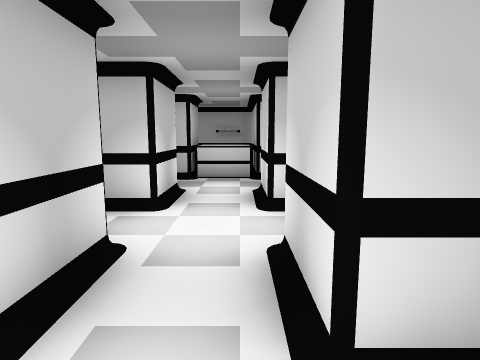
[1] (above)

16 first-person views from a walk through a 3-D level made in the Unity game engine. The camera is 1.3 m above the floor, tilts 8° down and sees 75° across. Doors are open. The floor is counted in squares, 1 m on a side. Each view is taken from the middle of a square. On the plan, view 1 faces up. The plan holds only what a view shows up to about 14 squares ahead; the rest is blank. The place goes on beyond the plan. The player is left out.

[2]
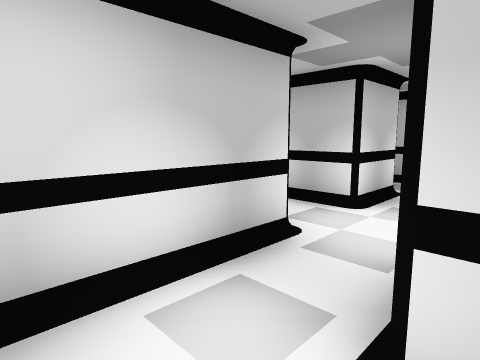

[3]
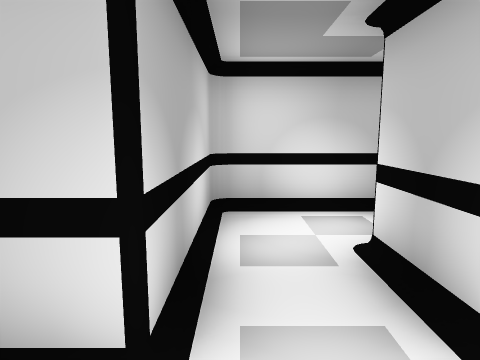

[4]
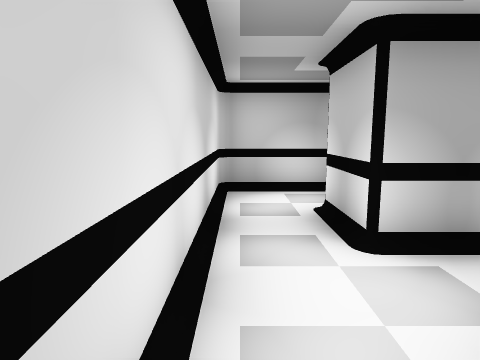

[5]
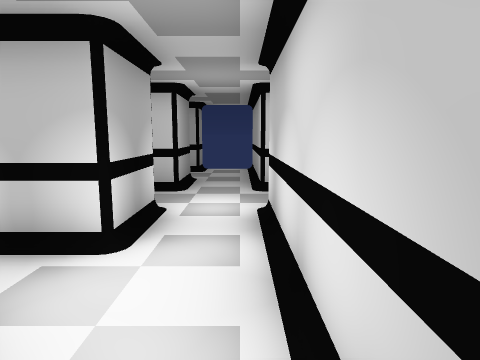

[6]
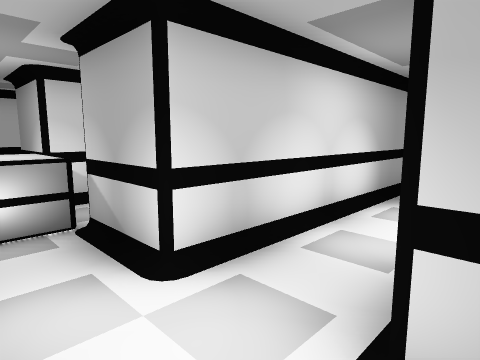

[7]
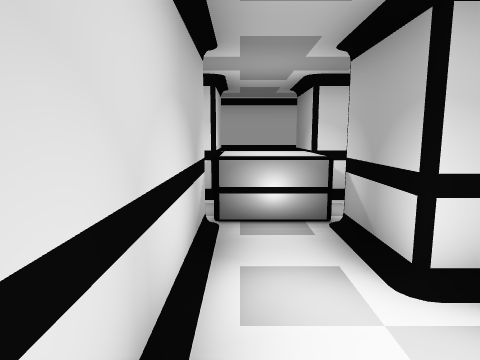

[8]
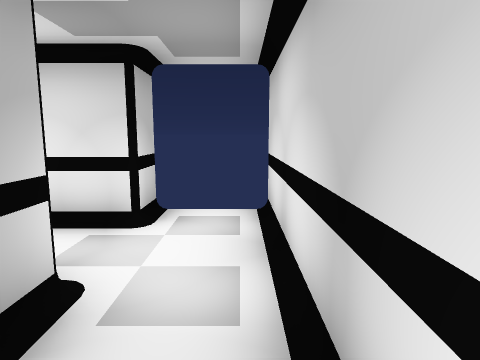

[9]
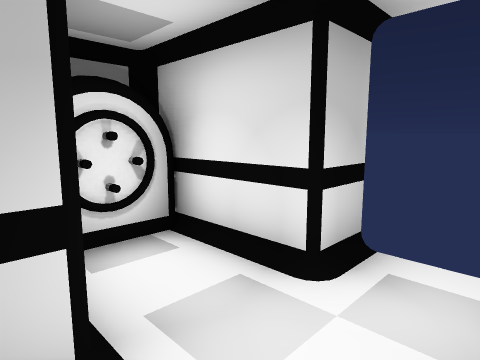

[10]
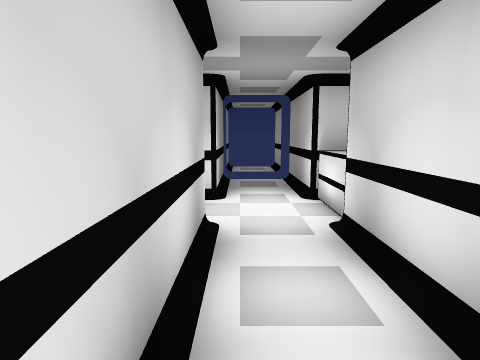

[11]
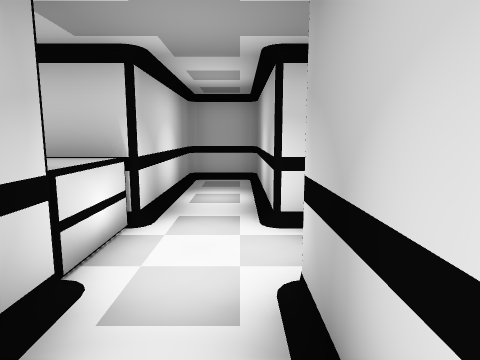

[12]
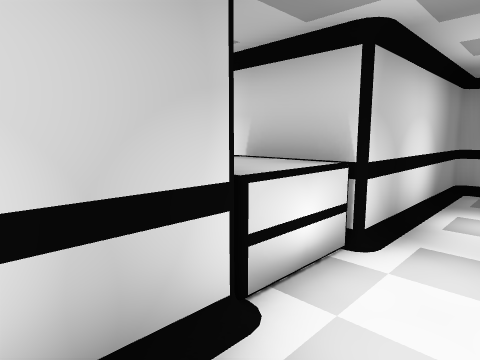

[13]
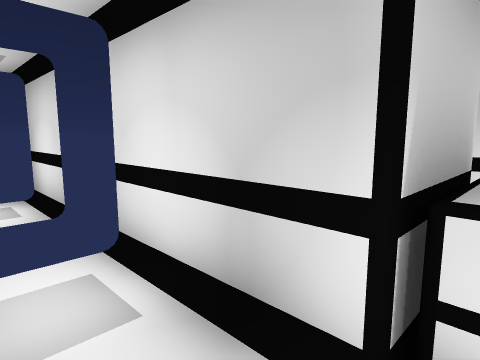

[14]
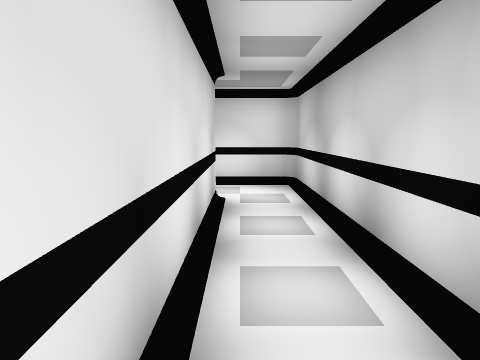

[15]
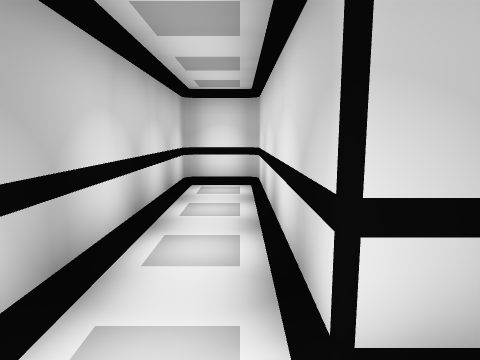

[16]
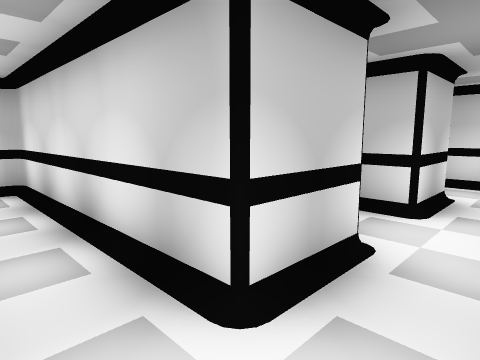

### Floor plan
Ten units are one square. View 1 is at (0, 0); x grows to the right and y downward. Boxes are objects, and circles mark ways between rooms. Rooms are numbered by the first view taken in them; rooms with no view inside come last. Other rooms are left out.
<svg viewBox="-75 -126 165 176">
<path fill="none" stroke="#000" d="M-15 -35 -15 5 5 5M5 -15 5 -35M25 -15 5 -15M5 5 25 5 25 25M45 25 45 -15M45 -55 5 -55M5 -35 25 -35 25 -15M45 -15 45 -35M65 -55 45 -55M85 -28 85 -35M45 -35 65 -35M-35 -35 -15 -35M-15 -55 -65 -55M-54 -13 -41 -13M-66 -35 -55 -35 -55 -10M-15 -115 -15 -95 -45 -95M5 -55 5 -75 53 -75M-45 -75 -15 -75 -15 -55M52 -95 5 -95 5 -121M55 -77 55 -92M25 25 -45 25 -45 45 45 45 45 25"/>
<rect x="65" y="-55" width="20" height="20" fill="#bbb"><title>box</title></rect>
<rect x="-15" y="-115" width="20" height="20" fill="#bbb"><title>box</title></rect>
<circle cx="15" cy="-5" r="3" fill="#2a7"/>
<circle cx="-5" cy="-25" r="3" fill="#2a7"/>
<circle cx="35" cy="-25" r="3" fill="#2a7"/>
<circle cx="35" cy="15" r="3" fill="#2a7"/>
<circle cx="55" cy="-45" r="3" fill="#2a7"/>
<circle cx="15" cy="-45" r="3" fill="#2a7"/>
<circle cx="-5" cy="-65" r="3" fill="#2a7"/>
<text x="-10" y="-20">1</text>
<text x="30" y="0">2</text>
<text x="30" y="-40">3</text>
<text x="70" y="-40">4</text>
<text x="-30" y="-40">5</text>
<text x="0" y="-90">6</text>
<text x="0" y="30">7</text>
</svg>
Room 1 opens to room 2. Room 1 opens to room 5. Room 2 opens to room 3. Room 2 opens to room 7. Room 3 opens to room 4. Room 3 opens to room 5. Room 5 opens to room 6.

Where each view was taken, in squares from view 1:
view 1: 0 up, 0 right, facing up
view 2: 0 up, 1 right, facing up-left
view 3: 0 up, 4 right, facing left
view 4: 3 up, 4 right, facing down
view 5: 5 up, 6 right, facing left
view 6: 5 up, 2 right, facing down-right
view 7: 5 up, 2 right, facing right
view 8: 5 up, 1 left, facing left
view 9: 5 up, 3 left, facing down-left
view 10: 8 up, 5 right, facing left
view 11: 8 up, 4 left, facing right
view 12: 8 up, 3 left, facing up-right
view 13: 8 up, 1 left, facing up-left
view 14: 3 down, 4 left, facing right
view 15: 3 down, 4 right, facing left
view 16: 4 down, 4 right, facing up-left
